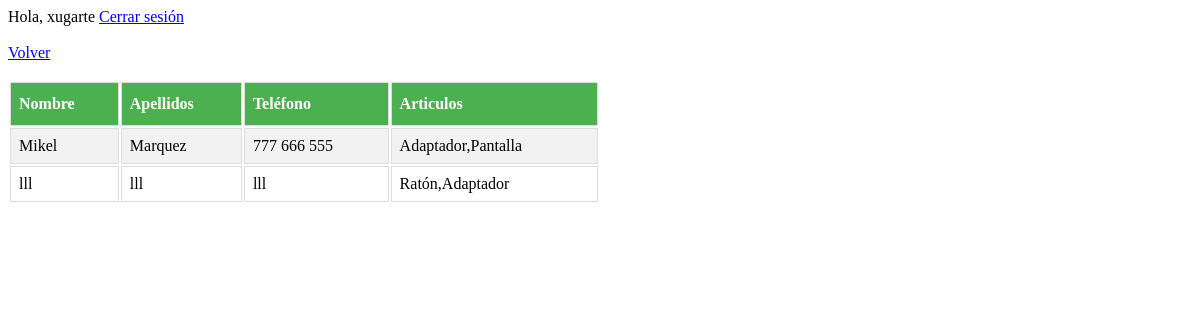
Page /controlador/controladorListadoClientesArticulos.php (signed in) on the committed database.
### tables this page shows
CREATE TABLE `clientes` (
  `IdCliente` int(11) NOT NULL,
  `Nombre` varchar(30) DEFAULT NULL,
  `Apellidos` varchar(50) DEFAULT NULL,
  `Telefono` varchar(20) DEFAULT NULL
);

### controlador/controladorListadoClientesArticulos.php (called while the page is built)
<?php
require_once '../modelo/modeloClientes.php';
$cliente = new Cliente();
$datos = $cliente->obtenerClientesArticulos();
require_once '../vista/vistaListadoClientesArticulos.php';
?>

### core/conector.php (called while the page is built)
<?php
class Conectar{
    public static function conexion(){
        $localhost = 'localhost';
        $usuario = 'root';
        $contrasena = '';
        $bbdd = '2aw3_examenfinal';
        $link = mysqli_connect($localhost, $usuario, $contrasena, $bbdd);
        $link->query("SET NAMES 'utf8'");
        return $link;
    }
}
?>

### modelo/modeloClientes.php (called while the page is built, shortened)
<?php
require_once '../core/conector.php';
class Cliente {
    private $link;
    private $cliente;
    public function __construct(){
        $this->link=Conectar::conexion();
        $this->cliente=array();
    }
    public function obtenerClientesArticulos() {
        $sql="CALL spMostrarClientesArticulos()";
        $consulta=$this->link->query($sql);
        while ($row = mysqli_fetch_array($consulta, MYSQLI_ASSOC)){
            $this->cliente[]=$row;
        }
        return $this->cliente;
    }
}
?>

### vista/vistaListadoClientesArticulos.php (the view, shortened to what this page needs)
<!DOCTYPE html>
<head>
</head>
<?php
    require_once "../controlador/controladorSeguridad.php";
?>
<a href="../vista/menu.php">Volver</a><br><br>
<table id="clientes" >
	<tr>
		<th><strong>Nombre</strong></th>
		<th><strong>Apellidos</strong></th>
                <th><strong>Teléfono</strong></th>
                <th><strong>Articulos</strong></th>
	</tr>
     <?php
    for ($i = 0; $i < count($datos); $i ++) {
        ?>
     	<tr>
		<td><?php echo $datos[$i]['Nombre'];?></td>
		<td><?php echo $datos[$i]['Apellidos'];?></td>
		<td><?php echo $datos[$i]['Telefono'];?></td>
    <td><?php echo $datos[$i]['Articulos'];?></td>
	</tr>
		<?php } ?>
</table>

### vista/vistaListadoClientesArticulos.php (style rules this page uses)
#clientes { width: 50%; }
#clientes td, #clientes th { border: 1px solid #ddd; padding: 8px; }
#clientes tr:nth-child(even) { background-color: #f2f2f2; }
#clientes th { padding-top: 12px; padding-bottom: 12px; text-align: left; background-color: #4CAF50; color: white; }

### rows in the picture
clientes: Nombre "Mikel", Apellidos "Marquez", Telefono "777 666 555", Articulos "Adaptador,Pantalla"
clientes: Nombre "lll", Apellidos "lll", Telefono "lll", Articulos "Ratón,Adaptador"

### other values in the picture
$_SESSION['usuario'] "xugarte"
